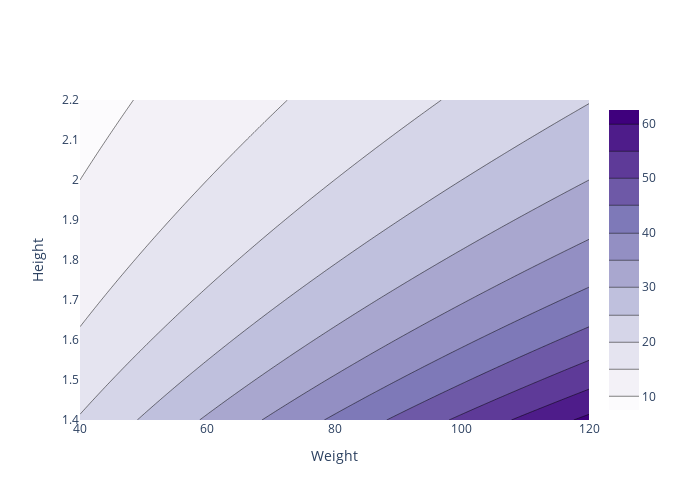

Notebook code for this chart:
### Markdown cell above
__SECOND CELL OF PROBLEM 2:__

d. Use plotly's `Contour` to create a graph like the one below:

![BMI Plot](bmi0.png)

### Code cell
fig = go.Figure(data = go.Contour(
    z=bmis,
    x=weights,  
    y=heights, 
    colorscale='Purples'
))

fig.update_layout(
    xaxis_title="Weight",
    yaxis_title="Height",
    autosize=False,
    width=675,
    height=500
)
fig.show()
